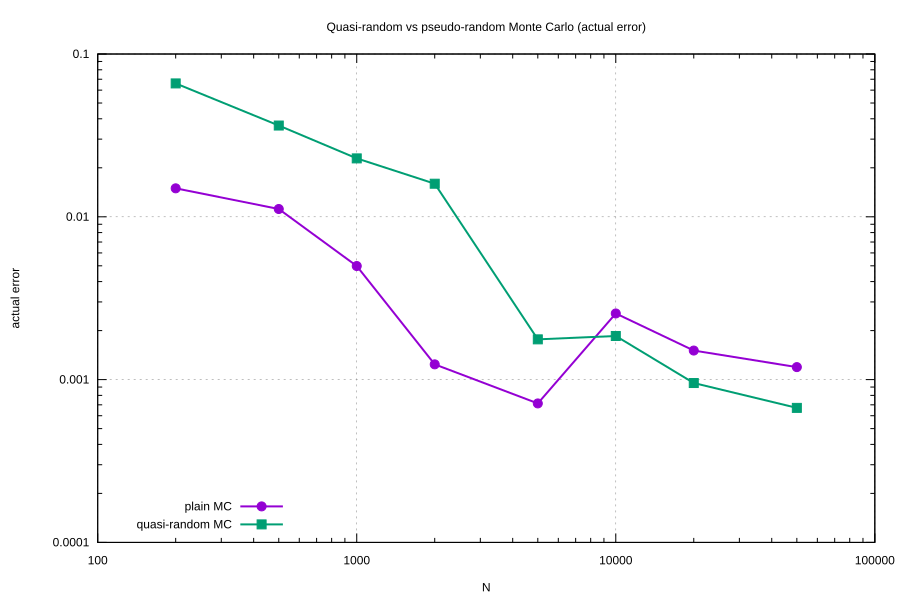

gnuplot code for this plot:
set terminal svg size 900,600 enhanced background rgb 'white'
set output 'plot_quasi_vs_plain.svg'

set title 'Quasi-random vs pseudo-random Monte Carlo (actual error)'
set xlabel 'N'
set ylabel 'actual error'
set grid
set logscale xy
set key left bottom

plot 'quasi_scaling.data' using 1:2 with linespoints lw 2 pt 7 title 'plain MC', \
     'quasi_scaling.data' using 1:3 with linespoints lw 2 pt 5 title 'quasi-random MC'
